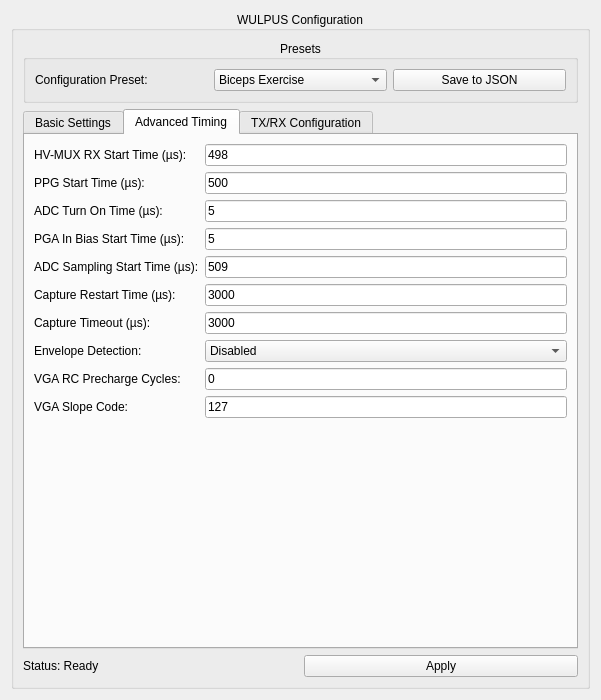
<?xml version="1.0" encoding="UTF-8"?>
<ui version="4.0">
 <class>WulpusConfigWidget</class>
 <widget class="QWidget" name="WulpusConfigWidget">
  <property name="geometry">
   <rect>
    <x>0</x>
    <y>0</y>
    <width>601</width>
    <height>700</height>
   </rect>
  </property>
  <property name="windowTitle">
   <string>Wulpus Configuration</string>
  </property>
  <layout class="QVBoxLayout" name="mainVerticalLayout" stretch="0">
   <item>
    <widget class="QGroupBox" name="groupBox">
     <property name="title">
      <string>WULPUS Configuration</string>
     </property>
     <property name="alignment">
      <set>Qt::AlignmentFlag::AlignCenter</set>
     </property>
     <layout class="QVBoxLayout" name="verticalLayout">
      <item>
       <widget class="QGroupBox" name="presetGroupBox">
        <property name="title">
         <string>Presets</string>
        </property>
        <property name="alignment">
         <set>Qt::AlignmentFlag::AlignCenter</set>
        </property>
        <layout class="QHBoxLayout" name="presetHorizontalLayout">
         <item>
          <widget class="QLabel" name="presetLabel">
           <property name="text">
            <string>Configuration Preset:</string>
           </property>
          </widget>
         </item>
         <item>
          <widget class="QComboBox" name="presetComboBox">
           <property name="toolTip">
            <string>Select a predefined configuration or create a custom one</string>
           </property>
           <item>
            <property name="text">
             <string>Biceps Exercise</string>
            </property>
           </item>
           <item>
            <property name="text">
             <string>Waterbath</string>
            </property>
           </item>
           <item>
            <property name="text">
             <string>Custom</string>
            </property>
           </item>
          </widget>
         </item>
         <item>
          <widget class="QPushButton" name="saveConfigButton">
           <property name="toolTip">
            <string>Save current configuration to a JSON file</string>
           </property>
           <property name="text">
            <string>Save to JSON</string>
           </property>
          </widget>
         </item>
        </layout>
       </widget>
      </item>
      <item>
       <widget class="QTabWidget" name="configTabWidget">
        <property name="currentIndex">
         <number>1</number>
        </property>
        <widget class="QWidget" name="basicTab">
         <attribute name="title">
          <string>Basic Settings</string>
         </attribute>
         <layout class="QFormLayout" name="basicFormLayout">
          <item row="0" column="0">
           <widget class="QLabel" name="dcdcTurnonLabel">
            <property name="toolTip">
             <string>Time for DC-DC converter to turn on (0-65535 µs)</string>
            </property>
            <property name="text">
             <string>DC-DC Turn On Time (µs):</string>
            </property>
           </widget>
          </item>
          <item row="0" column="1">
           <widget class="QLineEdit" name="dcdcTurnonLineEdit">
            <property name="text">
             <string>19530</string>
            </property>
           </widget>
          </item>
          <item row="1" column="0">
           <widget class="QLabel" name="measPeriodLabel">
            <property name="toolTip">
             <string>Time between acquisitions (655-65535 µs)</string>
            </property>
            <property name="text">
             <string>Measurement Period (µs):</string>
            </property>
           </widget>
          </item>
          <item row="1" column="1">
           <widget class="QLineEdit" name="measPeriodLineEdit">
            <property name="text">
             <string>25000</string>
            </property>
           </widget>
          </item>
          <item row="2" column="0">
           <widget class="QLabel" name="transFreqLabel">
            <property name="toolTip">
                         <string>Enable or disable accelerometer acquisition mode</string>
            </property>
            <property name="text">
                         <string>IMU active:</string>
            </property>
           </widget>
          </item>
          <item row="2" column="1">
                     <widget class="QCheckBox" name="imuActiveCheckBox">
                        <property name="text">
                         <string/>
                        </property>
           </widget>
          </item>
          <item row="3" column="0">
           <widget class="QLabel" name="pulseFreqLabel">
            <property name="toolTip">
             <string>Frequency of pulses (0-5000000 Hz)</string>
            </property>
            <property name="text">
             <string>Pulse Frequency (Hz):</string>
            </property>
           </widget>
          </item>
          <item row="3" column="1">
           <widget class="QLineEdit" name="pulseFreqLineEdit">
            <property name="text">
             <string>2250000</string>
            </property>
           </widget>
          </item>
          <item row="4" column="0">
           <widget class="QLabel" name="numPulsesLabel">
            <property name="toolTip">
             <string>Number of pulses per acquisition (0-30)</string>
            </property>
            <property name="text">
             <string>Number of Pulses:</string>
            </property>
           </widget>
          </item>
          <item row="4" column="1">
           <widget class="QLineEdit" name="numPulsesLineEdit">
            <property name="text">
             <string>2</string>
            </property>
           </widget>
          </item>
          <item row="5" column="0">
           <widget class="QLabel" name="samplingFreqLabel">
            <property name="toolTip">
             <string>ADC sampling frequency</string>
            </property>
            <property name="text">
             <string>Sampling Frequency (Hz):</string>
            </property>
           </widget>
          </item>
          <item row="5" column="1">
           <widget class="QComboBox" name="samplingFreqComboBox">
            <property name="toolTip">
             <string>Available sampling frequencies</string>
            </property>
           </widget>
          </item>
          <item row="6" column="0">
           <widget class="QLabel" name="numSamplesLabel">
            <property name="toolTip">
             <string>Number of samples per acquisition (0-800)</string>
            </property>
            <property name="text">
             <string>Number of Samples:</string>
            </property>
           </widget>
          </item>
          <item row="6" column="1">
           <widget class="QLineEdit" name="numSamplesLineEdit">
            <property name="text">
             <string>400</string>
            </property>
           </widget>
          </item>
          <item row="7" column="0">
           <widget class="QLabel" name="rxGainLabel">
            <property name="toolTip">
             <string>Receiver gain in decibels</string>
            </property>
            <property name="text">
             <string>RX Gain (dB):</string>
            </property>
           </widget>
          </item>
          <item row="7" column="1">
           <widget class="QComboBox" name="rxGainComboBox">
            <property name="toolTip">
             <string>Available RX gain values</string>
            </property>
           </widget>
          </item>
         </layout>
        </widget>
        <widget class="QWidget" name="advancedTab">
         <attribute name="title">
          <string>Advanced Timing</string>
         </attribute>
         <layout class="QFormLayout" name="advancedFormLayout">
          <item row="0" column="0">
           <widget class="QLabel" name="startHvmuxrxLabel">
            <property name="toolTip">
             <string>Start time for HV multiplexer RX (0-65535 µs)</string>
            </property>
            <property name="text">
             <string>HV-MUX RX Start Time (µs):</string>
            </property>
           </widget>
          </item>
          <item row="0" column="1">
           <widget class="QLineEdit" name="startHvmuxrxLineEdit">
            <property name="text">
             <string>498</string>
            </property>
           </widget>
          </item>
          <item row="1" column="0">
           <widget class="QLabel" name="startPpgLabel">
            <property name="toolTip">
             <string>Programmable pulse generator start time (0-65535 µs)</string>
            </property>
            <property name="text">
             <string>PPG Start Time (µs):</string>
            </property>
           </widget>
          </item>
          <item row="1" column="1">
           <widget class="QLineEdit" name="startPpgLineEdit">
            <property name="text">
             <string>500</string>
            </property>
           </widget>
          </item>
          <item row="2" column="0">
           <widget class="QLabel" name="turnonAdcLabel">
            <property name="toolTip">
             <string>ADC turn on time (0-65535 µs)</string>
            </property>
            <property name="text">
             <string>ADC Turn On Time (µs):</string>
            </property>
           </widget>
          </item>
          <item row="2" column="1">
           <widget class="QLineEdit" name="turnonAdcLineEdit">
            <property name="text">
             <string>5</string>
            </property>
           </widget>
          </item>
          <item row="3" column="0">
           <widget class="QLabel" name="startPgainbiasLabel">
            <property name="toolTip">
             <string>Programmable gain amplifier input bias start time (0-65535 µs)</string>
            </property>
            <property name="text">
             <string>PGA In Bias Start Time (µs):</string>
            </property>
           </widget>
          </item>
          <item row="3" column="1">
           <widget class="QLineEdit" name="startPgainbiasLineEdit">
            <property name="text">
             <string>5</string>
            </property>
           </widget>
          </item>
          <item row="4" column="0">
           <widget class="QLabel" name="startAdcsampleLabel">
            <property name="toolTip">
             <string>ADC sampling start time (0-65535 µs)</string>
            </property>
            <property name="text">
             <string>ADC Sampling Start Time (µs):</string>
            </property>
           </widget>
          </item>
          <item row="4" column="1">
           <widget class="QLineEdit" name="startAdcsampleLineEdit">
            <property name="text">
             <string>509</string>
            </property>
           </widget>
          </item>
          <item row="5" column="0">
           <widget class="QLabel" name="restartCaptLabel">
            <property name="toolTip">
             <string>Time to restart capture (0-65535 µs)</string>
            </property>
            <property name="text">
             <string>Capture Restart Time (µs):</string>
            </property>
           </widget>
          </item>
          <item row="5" column="1">
           <widget class="QLineEdit" name="restartCaptLineEdit">
            <property name="text">
             <string>3000</string>
            </property>
           </widget>
          </item>
          <item row="6" column="0">
           <widget class="QLabel" name="captTimeoutLabel">
            <property name="toolTip">
             <string>Timeout for capture (0-65535 µs)</string>
            </property>
            <property name="text">
             <string>Capture Timeout (µs):</string>
            </property>
           </widget>
          </item>
          <item row="6" column="1">
           <widget class="QLineEdit" name="captTimeoutLineEdit">
            <property name="text">
             <string>3000</string>
            </property>
           </widget>
          </item>
          <item row="7" column="0">
           <widget class="QLabel" name="enableEnvDetLabel">
            <property name="toolTip">
             <string>Enable envelope detection (WULPUS PRO only)</string>
            </property>
            <property name="text">
             <string>Envelope Detection:</string>
            </property>
           </widget>
          </item>
          <item row="7" column="1">
           <widget class="QComboBox" name="enableEnvDetComboBox">
            <property name="toolTip">
             <string>Enable or disable envelope detection</string>
            </property>
            <item>
             <property name="text">
              <string>Disabled</string>
             </property>
            </item>
            <item>
             <property name="text">
              <string>Enabled</string>
             </property>
            </item>
           </widget>
          </item>
          <item row="8" column="0">
           <widget class="QLabel" name="vgaRcPrechCycLabel">
            <property name="toolTip">
             <string>VGA RC precharge time in cycles (WULPUS PRO only)</string>
            </property>
            <property name="text">
             <string>VGA RC Precharge Cycles:</string>
            </property>
           </widget>
          </item>
          <item row="8" column="1">
           <widget class="QLineEdit" name="vgaRcPrechCycLineEdit">
            <property name="text">
             <string>0</string>
            </property>
           </widget>
          </item>
          <item row="9" column="0">
           <widget class="QLabel" name="vgaSlopeCodeLabel">
            <property name="toolTip">
             <string>VGA slope wiper code (WULPUS PRO only)</string>
            </property>
            <property name="text">
             <string>VGA Slope Code:</string>
            </property>
           </widget>
          </item>
          <item row="9" column="1">
           <widget class="QLineEdit" name="vgaSlopeCodeLineEdit">
            <property name="text">
             <string>127</string>
            </property>
           </widget>
          </item>
         </layout>
        </widget>
        <widget class="QWidget" name="txRxTab">
         <attribute name="title">
          <string>TX/RX Configuration</string>
         </attribute>
         <layout class="QVBoxLayout" name="txRxVerticalLayout">
          <item>
           <widget class="QLabel" name="txRxInfoLabel">
            <property name="text">
           <string>Configure transmitter and receiver channels. Use Move Up/Down to change configuration order.</string>
            </property>
            <property name="wordWrap">
             <bool>true</bool>
            </property>
           </widget>
          </item>
          <item>
           <layout class="QHBoxLayout" name="txRxButtonLayout">
            <item>
             <widget class="QPushButton" name="addTxRxConfigButton">
              <property name="text">
               <string>Add Config</string>
              </property>
             </widget>
            </item>
            <item>
             <widget class="QPushButton" name="removeTxRxConfigButton">
              <property name="text">
               <string>Remove Selected</string>
              </property>
             </widget>
            </item>
            <item>
             <widget class="QPushButton" name="moveTxRxUpButton">
              <property name="text">
               <string>Move Up</string>
              </property>
             </widget>
            </item>
            <item>
             <widget class="QPushButton" name="moveTxRxDownButton">
              <property name="text">
               <string>Move Down</string>
              </property>
             </widget>
            </item>
            <item>
             <widget class="QPushButton" name="clearTxRxConfigButton">
              <property name="text">
               <string>Clear All</string>
              </property>
             </widget>
            </item>
           </layout>
          </item>
          <item>
           <widget class="QTableWidget" name="txRxTableWidget">
            <property name="toolTip">
             <string>List of TX/RX channel configurations</string>
            </property>
                <property name="editTriggers">
                 <set>QAbstractItemView::NoEditTriggers</set>
                </property>
            <property name="selectionBehavior">
             <enum>QAbstractItemView::SelectionBehavior::SelectRows</enum>
            </property>
            <column>
             <property name="text">
              <string>TX Channels</string>
             </property>
            </column>
            <column>
             <property name="text">
                            <string>RX Channel</string>
             </property>
            </column>
            <column>
             <property name="text">
              <string>Optimized Switching</string>
             </property>
            </column>
           </widget>
          </item>
         </layout>
        </widget>
       </widget>
      </item>
      <item>
       <layout class="QHBoxLayout" name="horizontalLayout">
        <item>
         <widget class="QLabel" name="statusLabel">
          <property name="text">
           <string>Status: Ready</string>
          </property>
         </widget>
        </item>
        <item>
         <widget class="QPushButton" name="applyConfigButton">
          <property name="text">
           <string>Apply</string>
          </property>
         </widget>
        </item>
       </layout>
      </item>
     </layout>
    </widget>
   </item>
  </layout>
 </widget>
 <resources/>
 <connections/>
</ui>
